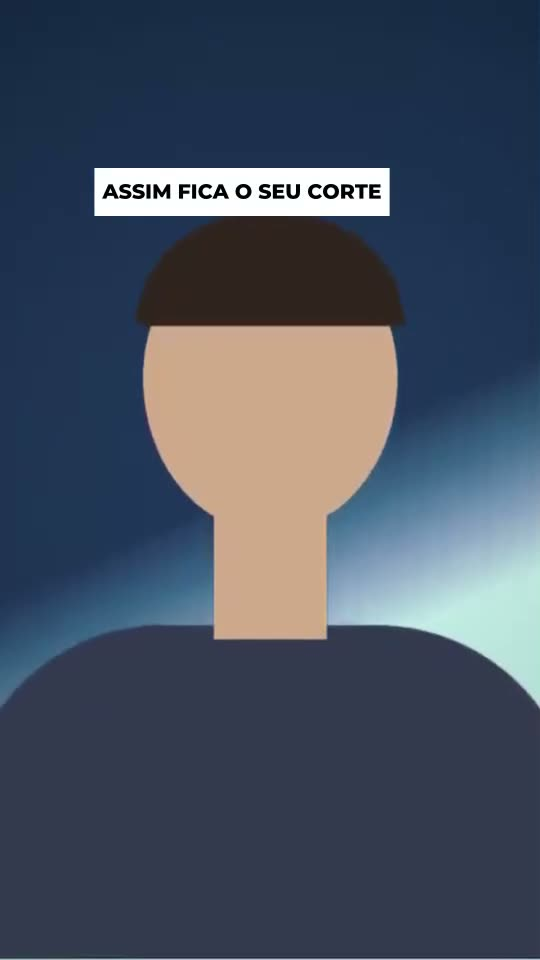
#> input picture motor/src/clipator/dados/amostras/amarelo-condensado.jpg, 540 x 960 px
$ python -i cta.py   (imports and definitions only)
#> lines starting #> are read from the running program, lines starting #| are printed output that depends on the picture
"""Stickers animados de chamada ("Inscreva-se", curtir, sininho, comente, compartilhe, salvar…) e o
sticker de texto digitável.

Desenhos próprios do Clipator, feitos aqui com o Pillow (sem copiar o CapCut nem usar a logo ou o
botão oficial do YouTube): botões, balões, setas e um cursor que clica, animados quadro a quadro e
gravados como APNG com fundo transparente. Texto e cores vêm dos parâmetros do item no editor; cada
combinação é gerada uma vez e fica em cache. Os ícones 3D (joinha, sino, mão, olhos) são do pacote
Fluent Emoji (MIT) quando ele está baixado; sem ele, o desenho sai só com o botão.

O texto ("texto", sem fundo, para o @ do canal) é `fixo`: só tem a animação de entrada e o último quadro fica na tela até o fim do
item (o render segura o último quadro).
"""

from __future__ import annotations

import hashlib
import json
import math
import re
from collections.abc import Callable
from dataclasses import dataclass
from pathlib import Path
from typing import Any

from PIL import Image, ImageChops, ImageDraw, ImageFilter, ImageFont

from .workspace import fontes_dir

VERSAO = "v4"  # muda quando o desenho muda, para não reaproveitar o arquivo antigo
FPS = 25
LARG, ALT = 1300, 560  # tela de desenho; no fim cada animação é recortada ao que foi usado
CX, CY = LARG / 2, ALT / 2
CINZA = (62, 62, 66, 255)
AZUL = (48, 128, 255, 255)
BRANCO = (255, 255, 255, 255)
PRETO = (20, 20, 22, 255)
AMARELO = (255, 200, 40, 255)

# predefinições de cor do editor: (botão, texto)
PRESETS = {
    "vermelho": ("#E62117", "#FFFFFF"),
    "preto": ("#141416", "#FFFFFF"),
    "branco": ("#FFFFFF", "#E62117"),
    "neon": ("#39FF14", "#0A0A0A"),
    "contorno": ("#141416", "#FFFFFF"),  # texto sem fundo: (contorno, texto)
}
_HEX = re.compile(r"^#[0-9a-fA-F]{6}$")


@dataclass
class Opcoes:
    texto: str
    texto2: str
    cor: tuple[int, int, int, int]
    cor_texto: tuple[int, int, int, int]
    formato: dict[str, Any] | None = None  # só o texto livre: fonte, negrito, itálico… (ver `formato()`)
    pasta_fontes: Path | None = None  # fontes do canal (assets/fontes)


@dataclass
class Modelo:
    nome: str
    palavras: list[str]
    textos: dict[str, tuple[str, str]]  # idioma -> (texto, texto2); texto2 é o depois do clique ou a linha de baixo
    preset: str
    duracao: float
    som: tuple[str, float] | None  # (efeito de sons.py, segundo dentro da animação)
    desenho: Callable[[Opcoes, Path | None], list[Image.Image]]
    caixa_alta: bool = True  # o texto vira CAIXA ALTA (o texto livre fica como foi digitado)
    fixo: bool = False  # só a entrada; o último quadro fica até o fim do item


# ---- utilidades de desenho ----------------------------------------------------------------
def _rgba(h: str) -> tuple[int, int, int, int]:
    return (int(h[1:3], 16), int(h[3:5], 16), int(h[5:7], 16), 255)


def _fonte(tam: int) -> ImageFont.FreeTypeFont:
    return ImageFont.truetype(str(fontes_dir() / "Montserrat-ExtraBold.ttf"), tam)


def _sai(t: float) -> float:  # ease-out cúbico
    t = min(1.0, max(0.0, t))
    return 1 - (1 - t) ** 3


# [69 lines left out: functions _mola, _saida, _icone, _cursor, _visto, _botao, not called in this run]


def _sombra(img: Image.Image, raio: int = 8, alfa: int = 90) -> Image.Image:
    out = Image.new("RGBA", (img.width + raio * 4, img.height + raio * 4), (0, 0, 0, 0))
    preta = Image.new("RGBA", img.size, (0, 0, 0, 255))
    preta.putalpha(img.split()[3].point(lambda a: a * alfa // 255))
    out.alpha_composite(preta, (raio * 2, raio * 2 + raio // 2))
    out = out.filter(ImageFilter.GaussianBlur(raio))
    out.alpha_composite(img, (raio * 2, raio * 2))
    return out


# [92 lines left out: functions _colar, _raios, _animar, _recortar, _cursor_ate, _clicavel, not called in this run]


def _inscreva(op: Opcoes, icones: Path | None) -> list[Image.Image]:
    return _clicavel(op, icones, 3.2, 1.15, sino=True)


def _siga(op: Opcoes, icones: Path | None) -> list[Image.Image]:
    return _clicavel(op, icones, 2.8, 1.05, sino=False)


# [237 lines left out: functions _curtir, _sininho, _comente, _seta_curva, _compartilhe, _marcador and 6 more, not called in this run]


# ---- texto livre: fontes e formatação (como num editor de texto) --------------------------------
# fontes que vêm com o Clipator (todas OFL/Apache, em dados/fontes): id -> (nome, arquivo, arquivo itálico)
FONTES: dict[str, tuple[str, str, str | None]] = {
    "montserrat": ("Montserrat", "Montserrat-ExtraBold.ttf", "Montserrat-ExtraBoldItalic.ttf"),
    "anton": ("Anton", "Anton-Regular.ttf", None),
    "bebas-neue": ("Bebas Neue", "BebasNeue-Regular.ttf", None),
    "bangers": ("Bangers", "Bangers-Regular.ttf", None),
    "special-elite": ("Special Elite (máquina de escrever)", "SpecialElite-Regular.ttf", None),
}
EXT_FONTE = (".ttf", ".otf")
_ARQ_FONTE = re.compile(r"^[\w\-. ]{1,120}\.(ttf|otf)$", re.IGNORECASE)
# chaves de formatação: liga/desliga (padrão)
FORMATO_BOOL = {"negrito": False, "italico": False, "sublinhado": False, "riscado": False, "contorno": True,
                "sombra": True, "maiusculas": False}


# [160 lines left out: functions _bool, listar_fontes, formato, _arquivo_fonte, _abrir_fonte, amostra_fonte and 2 more, not called in this run]


MODELOS: dict[str, Modelo] = {
    "inscreva-se": Modelo("Inscreva-se", ["inscreva-se", "inscrever", "inscrição", "inscrito", "subscribe", "canal"],
                          {"pt": ("INSCREVA-SE", "INSCRITO"), "en": ("SUBSCRIBE", "SUBSCRIBED")}, "vermelho", 3.2,
                          ("click", 1.15), _inscreva),
    "curtir": Modelo("Curtir", ["curtir", "curta", "like", "joinha", "gostei"],
                     {"pt": ("CURTA O VÍDEO", "VALEU!"), "en": ("LIKE THE VIDEO", "THANKS!")}, "branco", 2.8,
                     ("pop", 0.95), _curtir),
    "sininho": Modelo("Ative o sininho", ["sininho", "notificação", "notificações", "sino", "bell"],
                      {"pt": ("ATIVE O SININHO", ""), "en": ("TURN ON NOTIFICATIONS", "")}, "preto", 2.8,
                      ("ding", 0.3), _sininho),
    "comente": Modelo("Comente", ["comente", "comentário", "comentários", "comment", "opinião"],
                      {"pt": ("COMENTE AQUI", ""), "en": ("COMMENT BELOW", "")}, "branco", 3.0, ("pop", 0.1), _comente),
    "compartilhe": Modelo("Compartilhe", ["compartilhe", "compartilhar", "share", "manda"],
                          {"pt": ("COMPARTILHE", ""), "en": ("SHARE", "")}, "neon", 2.8, ("whoosh", 0.25), _compartilhe),
    "salvar": Modelo("Salve o vídeo", ["salvar", "salve", "save", "guardar"],
                     {"pt": ("SALVE PRA DEPOIS", ""), "en": ("SAVE FOR LATER", "")}, "preto", 2.8, ("click", 1.0), _salvar),
    "siga": Modelo("Siga", ["siga", "seguir", "segue", "follow"],
                   {"pt": ("+ SEGUIR", "SEGUINDO"), "en": ("+ FOLLOW", "FOLLOWING")}, "vermelho", 2.8,
                   ("click", 1.05), _siga),
    "link-na-bio": Modelo("Link na bio", ["link", "bio", "descrição", "saiba mais"],
                          {"pt": ("LINK NA BIO", ""), "en": ("LINK IN BIO", "")}, "preto", 2.8, ("pop", 0.1), _aponta),
    "parte-2": Modelo("Parte 2 / Continua", ["parte 2", "continua", "segunda parte", "part 2"],
                      {"pt": ("PARTE 2", "CONTINUA"), "en": ("PART 2", "TO BE CONTINUED")}, "vermelho", 3.0,
                      ("impacto", 0.1), _parte2),
    "assista-ate-o-fim": Modelo("Assista até o fim", ["assista", "até o fim", "final", "espera", "watch"],
                                {"pt": ("ASSISTA ATÉ O FIM", ""), "en": ("WATCH TILL THE END", "")}, "preto", 3.2,
                                ("riser", 0.0), _assista),
    "curta-comente-inscreva": Modelo("Curta · Comente · Inscreva-se", ["curta", "comente", "inscreva-se", "engajamento"],
                                     {"pt": ("CURTA / COMENTE / INSCREVA-SE", ""), "en": ("LIKE / COMMENT / SUBSCRIBE", "")},
                                     "vermelho", 3.4, ("pop", 0.1), _sequencia),
    "texto": Modelo("Texto", ["texto", "arroba", "@", "canal", "escrever", "digitar"],
                    {"pt": ("@seucanal", ""), "en": ("@yourchannel", "")}, "contorno", 5.0, None, _texto_livre,
                    caixa_alta=False, fixo=True),
}


# [60 lines left out: functions opcoes, gerar, listar, not called in this run]

>>> import cv2
>>> picture = cv2.imread('dados/amostras/amarelo-condensado.jpg', cv2.IMREAD_GRAYSCALE)
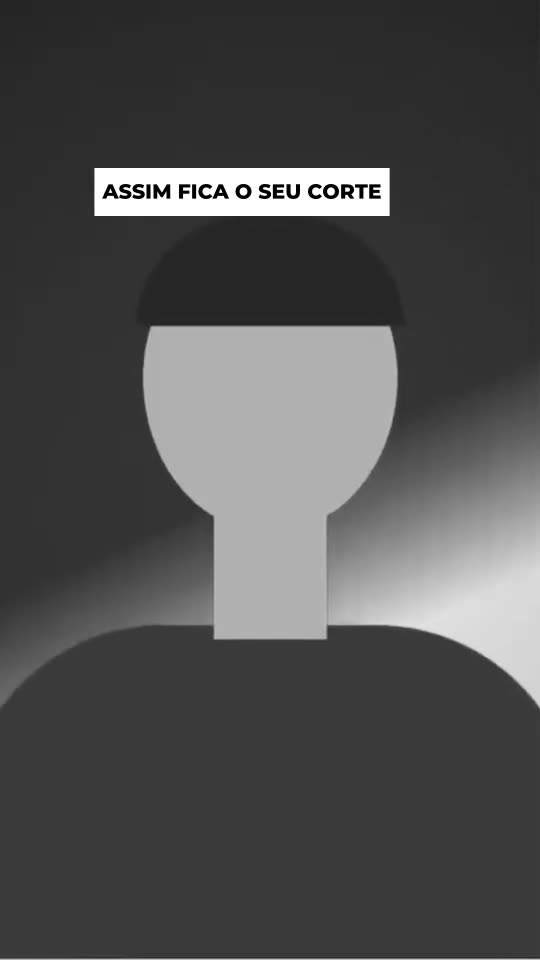
#> picture: shape (960, 540); min 0, max 255, mean 79.1
>>> result = _sombra(picture)
#> (the run stopped early here; a loop or call above may not have finished)

$ run again, on motor/src/clipator/dados/amostras/arte-arquivo-em-camadas.jpg
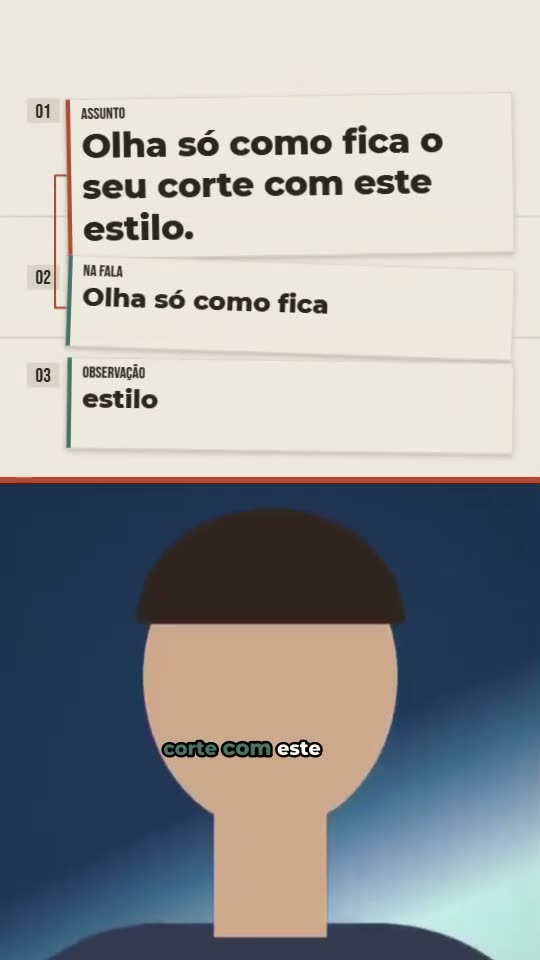
#> input picture motor/src/clipator/dados/amostras/arte-arquivo-em-camadas.jpg, 540 x 960 px
#> `picture = cv2.imread('dados/amostras/amarelo-condensado.jpg', cv2.IMRE..`:
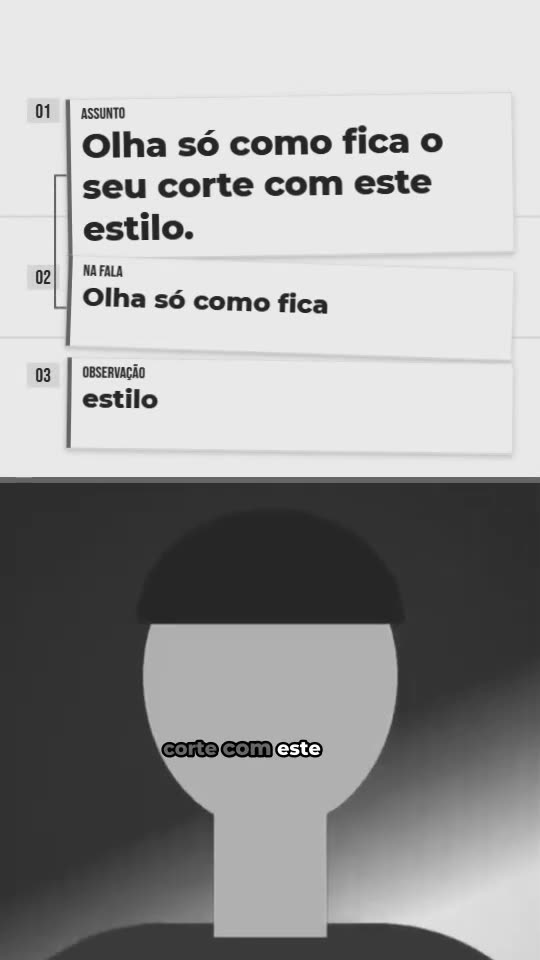
#> picture: shape (960, 540); min 0, max 255, mean 157.4

$ run again, on motor/src/clipator/dados/amostras/arte-atlas-de-percursos.jpg
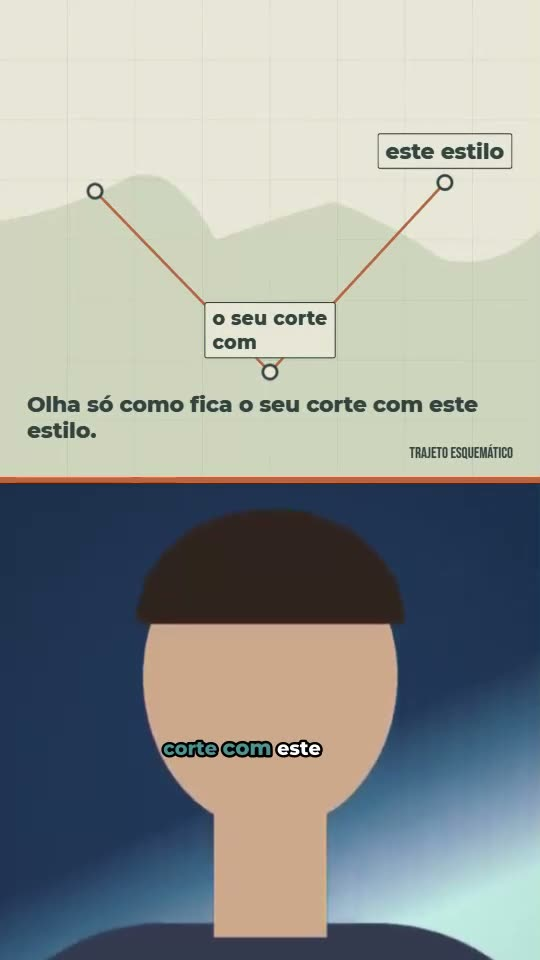
#> input picture motor/src/clipator/dados/amostras/arte-atlas-de-percursos.jpg, 540 x 960 px
#> `picture = cv2.imread('dados/amostras/amarelo-condensado.jpg', cv2.IMRE..`:
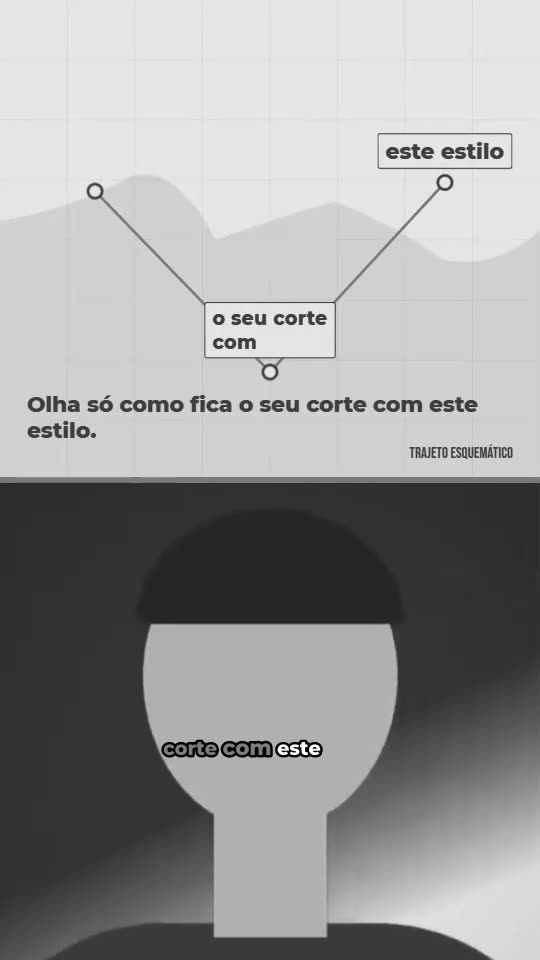
#> picture: shape (960, 540); min 0, max 255, mean 153.9
